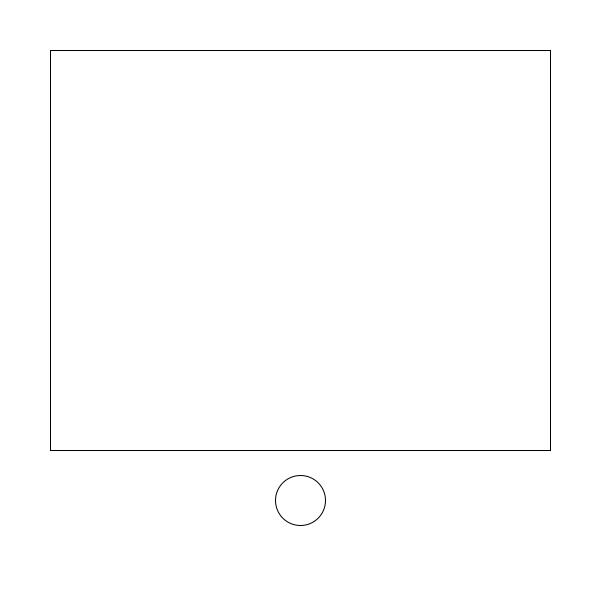
Frame 1 (no input)
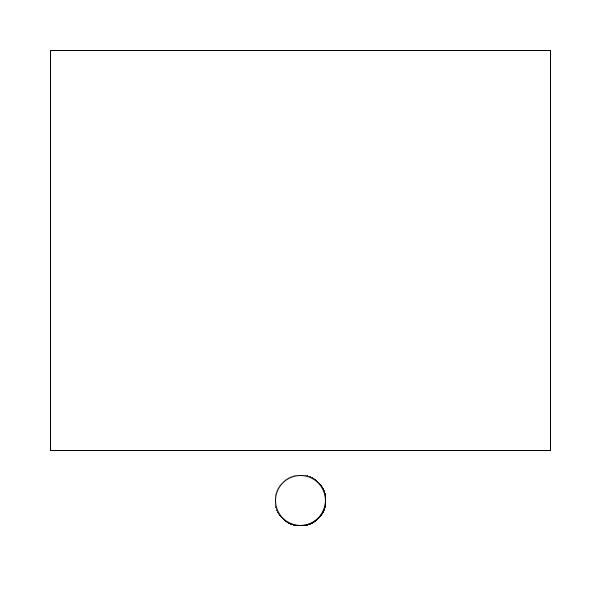
Frame 60 (the mouse pressed at the canvas centre just before this capture)
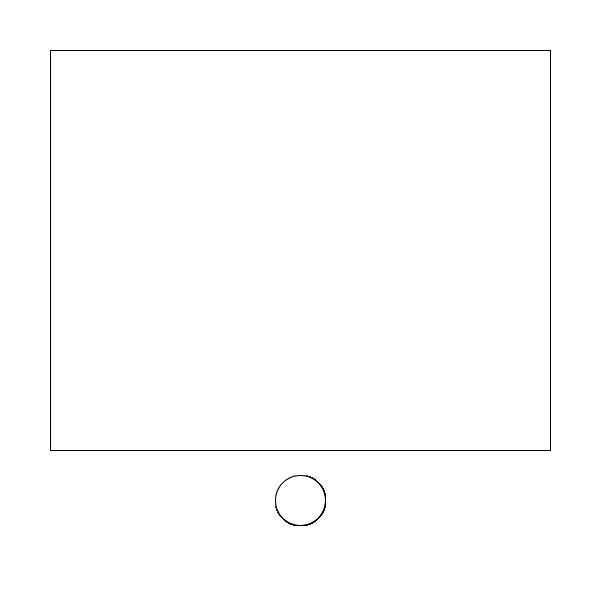
Frame 120 (the mouse held since frame 60 and released just before this capture)

The Processing sketch that drew these frames (run headless with seeded random() and noise(); from frame 60 on, the mouse is pressed at the canvas centre):

// Processing sketch: sketch_260421c
// ── sketch_260421c.pde
// PPaint v2 com3
// - eventos: la pregunta del CUANDO

int pmousex;
int pmousey;

//declaro mis variables globales fuera de las estructuras
int lapizGrosor;
color lapizColor;

//Variable booleana TRUE/FALSE
boolean control;
boolean gomaDeBorrar;

void setup() {  // CUANDO: 1 vez al iniciar el programa
  size( 600, 600 );
  background( 255 );

  //Variable local
  int variable = 0;

  //asigno valores iniciales a mis variables globales
  lapizGrosor = 10;
  lapizColor = color( 100 );  //gris

  rect( 50, 50, 500, 400 );  //area de dibujo
}

void draw() {  // CUANDO: 60fps promodio todo el tiempo luego del setup, hasta cerrar el programa

  //el circulo no se ve afectado por el stroke y strokeWeight de la linea porque esta entre pushSty y popStyle
  circle( width/2, 500, 50 );


  //previous mousex/y manual
  pmousex = mouseX;
  pmousey = mouseY;
}

void mousePressed() {  //CUANDO: al hacer clic con cualquiera de los botones del mouse o trackpad
  if ( mouseButton == RIGHT ) {  //usa la goma
    gomaDeBorrar = true;
  }
  if ( mouseButton == LEFT ) {  //usa el lapiz
    gomaDeBorrar = false;  
  }
}

void keyPressed() {  // CUANDO: presiono cualquier tecla del teclado

  //si > entonces | expresion booleana (TRUE/FALSE)
  if ( key == 'g' ) {
    lapizGrosor = lapizGrosor + 10;
  }

  if (keyCode == CONTROL) {
    control = true;
  }

  //Si key es z y control es true: AND
  if ((key == 'z') && (control == true)) {
    background( 255 );
    rect( 50, 50, 500, 400 );  //area de dibujo
    //
    control = false;
  }

  /*if( keyCode == BACKSPACE ){  //borra el dibujo y recrea el area
   background( 255 );
   rect( 50, 50, 500, 400 );  //area de dibujo
   }*/

  println( key );
}

void mouseDragged() {  // CUANDO: mantenes clic apretado y arrastras el mouse
  //mi figura que sigue el mouse
  //fill( 255 );
  //circle( mouseX, mouseY, 10 );

  //pushMatrix();
  //popMatrix();

  //if( gomaDeBorrar == false ){
  if ( !gomaDeBorrar ) {  //! = NO
    pushStyle();  //encapsula propiedades de primitivas 2d
    stroke( lapizColor );
    strokeWeight( lapizGrosor );
    line( mouseX, mouseY, pmousex, pmousey );
    popStyle();  //--------------------------------------
  } else {  //SINO = cuando gomaDeBorrar es TRUE
    pushStyle();  //encapsula propiedades de primitivas 2d
    noStroke();
    circle( mouseX, mouseY, lapizGrosor );
    popStyle();  //--------------------------------------
  }
}
